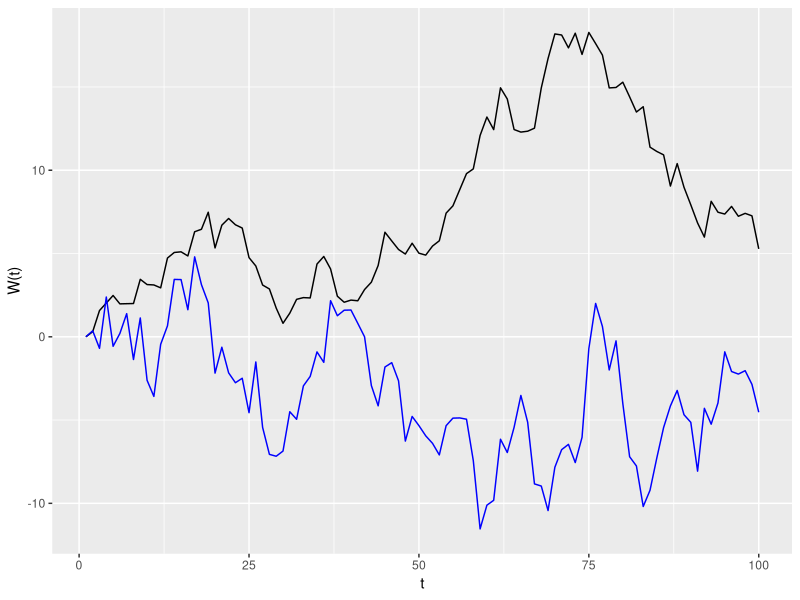

Source code (R): (Note: this script raises an error after producing the figure.)
## ---- chunk 1
knitr::opts_chunk$set(echo = TRUE)
require(dplyr)
require(ggplot2)
## ---- chunk 2
# Generate Brownian motion

brown_values = function(t, var, x=NULL){
  
  t = t
  
  var = var
  
  if(x == "normal"){
    x <- rnorm(n=length(t)-1, sd=sqrt(var))
  } else if(x == "poisson"){
    x <- rpois(n=length(t)-1, lambda=sqrt(var))
  } else {
    stop("Must provide either normal or poisson distribution")
  }
  
  x <- c(0, cumsum(x))
}

## ---- chunk 3
t = seq(1, 100)

brownian_1 = brown_values(t=1:100, var=1, x="normal")
wiener_process = brown_values(t=1:100, var=4, x="normal")

df = tibble(t=t, brownian_1 = brownian_1, brownian_2 = wiener_process)

df %>% ggplot(aes(x=t, y=brownian_1)) + geom_line() + geom_line(aes(x=t, y=brownian_2), color="blue") + ylab("W(t)")

## ---- chunk 4
#### ------ Testing the Gaussian pdf in functional form vs R's dnorm

fake_data = seq(30, 160, length=300)
sigma = 15
mu = 100 

# Mu and sigma will show us the central tendency and its dispersion

f_x_given_mu_sigma = (1 / sqrt(2*pi*sigma)) * exp( -(1/(2*sigma**2)) * (fake_data - mu)**2 )

# Now do the same but with the R function dnorm

f_dnorm = dnorm(fake_data, mean=mu, sd=sigma)

par(mfrow=c(1, 2))

#plot(x, f_x_given_mu_sigma, main="Gaussian PDF declared"); plot(x, f_dnorm, main="Using R dnorm")

df = tibble(pdf_decl = f_x_given_mu_sigma, r_dnorm = f_dnorm, IQ = fake_data)

f1 = df %>% ggplot(aes(x=IQ, y=pdf_decl)) + geom_point() + labs(title="Gaussian PDF written by hand")
f2 = df %>% ggplot(aes(x=IQ, y=r_dnorm)) + geom_point() + labs(title="Using R dnorm")

f1+f2




## ---- chunk 5
# Now control it against the empirical cumulative distribution function by generating fake data

fake_d = rnorm(10000, mean=mu, sd=sigma) # With parameters from previous "population data"

emp_func = ecdf(fake_d) # Empirical cumulative distribution function for the newly generated fake_d 
theoretical_pdf = pnorm(fake_data, mu, sigma) # Theoretical cumulative distribution function for previous "population data"

par(mfrow=c(1,2))


plot(emp_func, main="Empirical CDF"); abline(v=100, col="blue"); abline(h=0.5, col="blue")

plot(fake_data, theoretical_pdf, main="Theoretical CDF"); abline(v=100, col="red"); abline(h=0.5, col="red")



## ---- chunk 6

## --- 50% of the fake observations are below the mean and 50% are above the mean
# This must also hold for the pdf

prop_below_100 = pnorm(100, mean=mu, sd=sigma)


# Compare them, you should get approx 0
print(emp_func(100) - prop_below_100)


